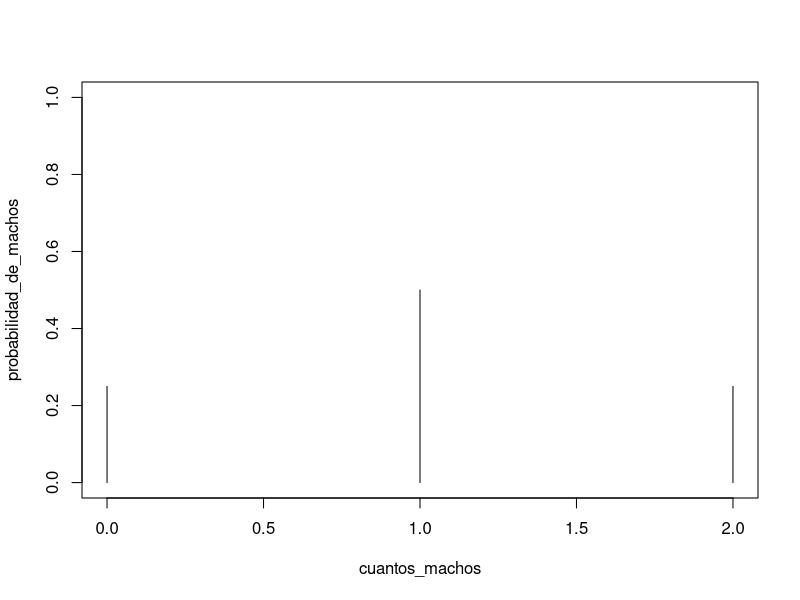
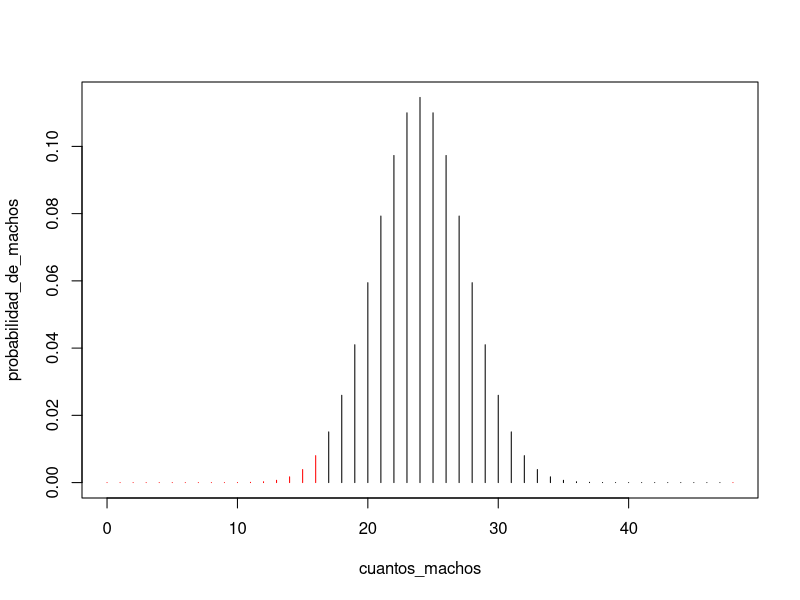
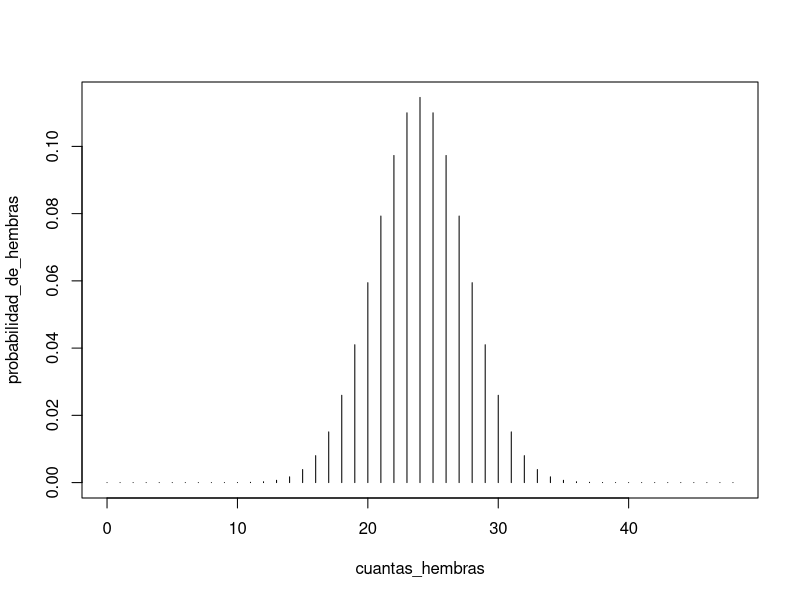
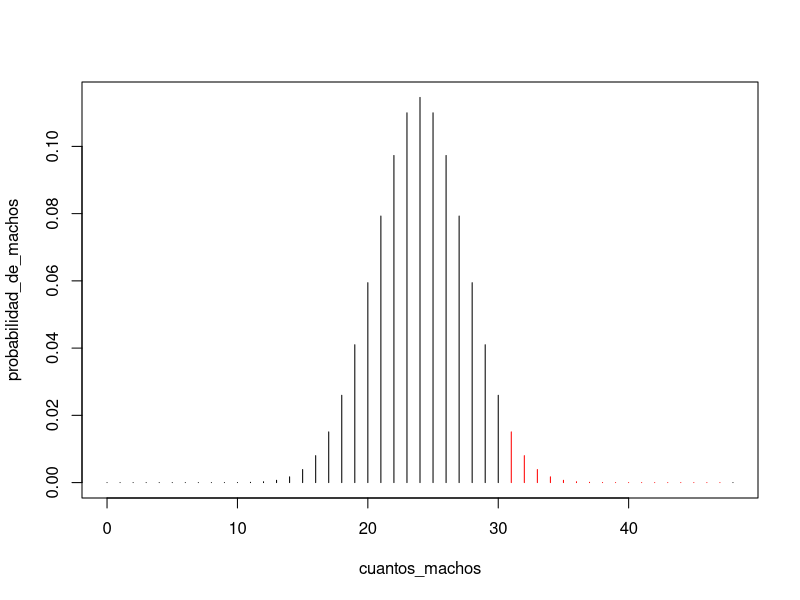
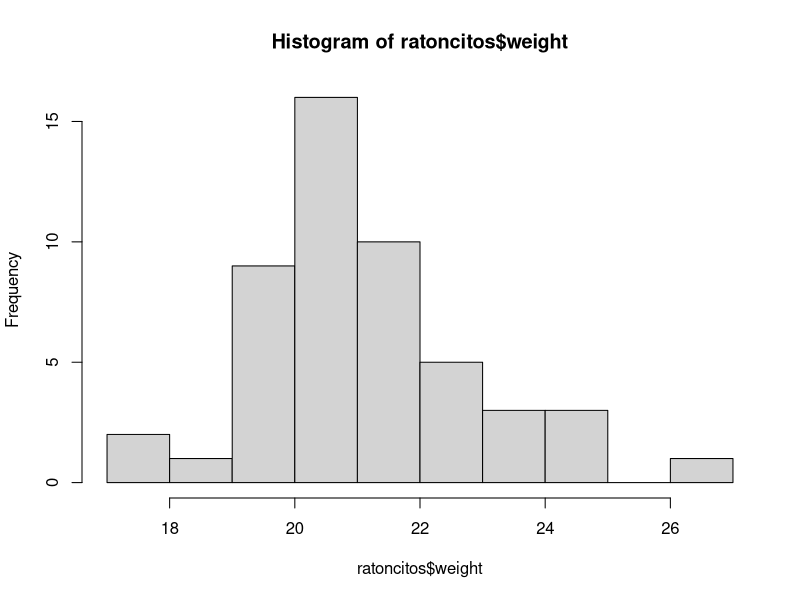
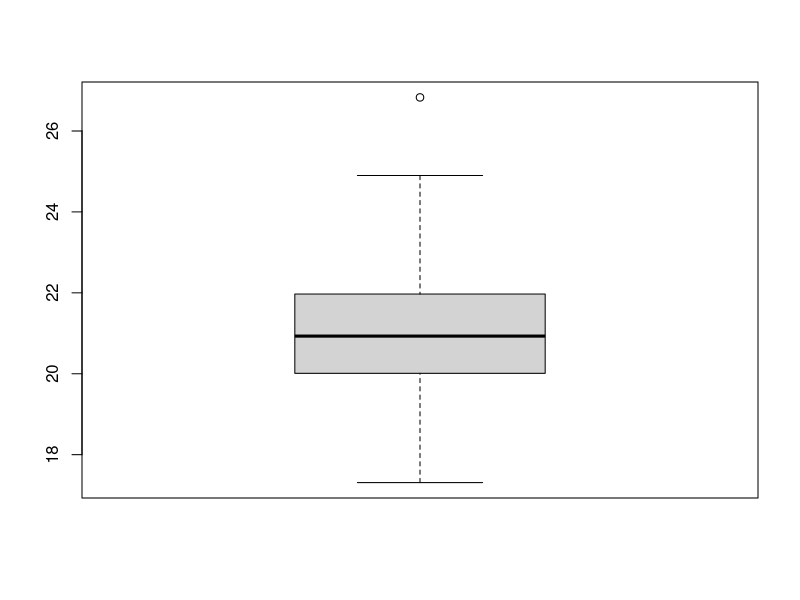

Reproduce these figures in R, in order. (Note: this script raises an error after producing the figures.)
#################################################################
#              Curso de análisis de datos con R
#                      Test de hipótesis
#################################################################
#Las gallinas son mas valiosas para las granjas que los gallos porque
#pueden poner huevos. Un laboratorio quiere probar tres drogas que supuestamente aumentan la probabilidad
#de que una gallina nazca gallina en lugar de gallo
#Aplica cada tipo de droga en tres grupos de 48 gallinas (una droga distinta por grupo) y obtiene los siguientes resultados:
#Droga 1: 25 H 23 M
#Droga 2: 47 H 1 M
#Droga 3: 31 H 17 M
#¿Qué dirían respecto a cada droga?
#------------------------------------
#¿cuál es la probabilidad de obtener el ultimo resultado si la droga no tuviera efecto, simplemente por azar?
#Para resolver esto, podemos empezar pensando que pasa con un solo huevo. Si la droga no tiene efecto, el huevo va a dar H o M con 50% de probabilidad cada uno.
#Para dos huevos, tenemos 4 opciones: H H, H M, M H, M M. Entonces, la probabilidad de dos H es 25%, de dos M es 25% y de una H y un M es 50%.
#Entonces, hacemos esto pero para 48 huevos.
#Si pensamos que lo que le pasa a cada gallina es independiente de lo que le pasa a la otra, simplemente tenemos que preguntarnos de cuantas
#formas posibles podemos obtener 17 M de 48 totales.
#Esta distribucion se conoce como binomial, y responde al resultado de un conjunto de preguntas dicotomicas independientes todas con la misma probabilidad. 

#R tiene una funcion que nos devuelve esta probabilidad
dbinom(x = 1, size = 1, prob = 0.5) #¿Que esperamos que de?

cuantos_machos         <- c(0, 1, 2)
probabilidad_de_machos <- dbinom(x = cuantos_machos, size = 2, prob = 0.5) #¿Que esperamos que de?
probabilidad_de_machos
plot(cuantos_machos, probabilidad_de_machos, type='h', ylim = c(0, 1))

#Veamos ahora para nuestra muestra particular
cuantos_machos         <- 0:48
probabilidad_de_machos <- dbinom(cuantos_machos, 48, prob = 0.5)
plot(cuantos_machos, probabilidad_de_machos, type='h', col = c(rep("red", 17),
                                                               rep("black", 31)))

#Si aceptamos 17 como evidencia, también hubieramos aceptado 16, 15, 14...0, entonces,
#calculemos la probabilidad de obtener 17 o menos "a mano".
sum(dbinom(0:17, 48, prob = 0.5))

#esta probabilidad de observar lo que observamos, suponiendo que no hay efecto (hipotesis nula) 
#es lo que se conoce como pvalue. En este caso, la hipotesis alternativa, que es la que nos interesa, 
#es que la droga hace que nazcan menos gallinas M que H.
#Como es "bastante" raro haber observado 17 M o menos, descartamos que no haya efecto (rechazamos la hipotesis nula).
#En general, en biología, se rechaza la hipotesis nula cuando el pvalue es menor a 0.05.

#Otra hipotesis que podriamos haber testeado es que haya mas H que las esperadas por azar
cuantas_hembras         <- 0:48
probabilidad_de_hembras <- dbinom(cuantas_hembras, 48, prob = 0.5)
plot(cuantas_hembras, probabilidad_de_hembras, type='h')
plot(cuantos_machos, probabilidad_de_machos, type='h', col = c(rep("black", 31),
                                                               rep("red", 17)))

#Si aceptamos 31 como evidencia, también hubieramos aceptado 32, 33, 34...48, entonces,
#calculemos la probabilidad de obtener 31 o mas "a mano".
sum(dbinom(31:48, 48, prob = 0.5)) 

#Otra hipotesis alternativa podria ser que la droga cambia la probabilidad de 0.5 de obtener F o M, pero sin
#indicar cual tiene mas probabilidad y cual menos (sin indicar la direccion del cambio).
#Entonces ademas de probar 17 o menos, deberiamos probar 31 o mas.
sum(dbinom(0:17, 48, prob = 0.5)) + sum(dbinom(31:48, 48, prob = 0.5))

#esto se conoce como test a dos colas, mientras que en el caso anterior, se conoce como test a una cola

#Veamos como hacer este test usando funciones de R en lugar de hacerlo a mano.
binom.test(17, 48, p = 0.5, "less") #tenemos menos chances que 50%

binom.test(17, 48, p = 0.5, "two.sided") #tenemos distinta chances que 50%

binom.test(31, 48, p = 0.5, alternative = "greater") #tenemos mas chances que 50%
#Veamos las salidas de estos tests.
#¿Que indica el pvalue?
#¿Que indica el intervalo de confianza?
#¿Que indica sample estimates: probability of success?


#Este test se llama "test exacto de bondad de ajuste" o "exact test of goodness-of-fit" y se usa cuando tenemos
#una variable nominal con dos niveles (por ejemplo F y M), pocas observaciones y un modelo teorico de lo que 
#esperamos que de.
#-------------------------------------------
#Si no podemos rechazar la hipotesis nula, eso significa que no hay efecto? o no necesariamente?
#Probemos con una muestra mas grande, de 96
#Droga 3: 62 F 34 M
binom.test(34, 96, p = 0.5, "two.sided") #a dos colas
#¿Qué podemos decir del pvalue y del intervalo de confianza comparado con la muestra de 48?


#Veamos otros tests que se suelen utilizar y como hacerlos.

#Mucho se habló de la publicación (o no publicación) de los resultados de la vacuna sputnik v.
#Finalmente, los resultados se publicaron el 2 de febrero en The Lancet, en
#Safety and efficacy of an rAd26 and rAd5 vector-based heterologous prime-boost COVID-19 vaccine: an interim analysis 
#of a randomised controlled phase 3 trial in Russia. Logunov et al.
#https://www.thelancet.com/journals/lancet/article/PIIS0140-6736(21)00234-8/fulltext
#En el texto nos cuentan que hicieron un ensayo doble ciego con 21977 adultos, de los cuales 16501 fueron vacunados con la sputnik y 5476 recibieron placebo.
#Luego de 21 días, de 14964 participantes vacunados, 16 contrajeron COVID-19, mientras que de 4902 del grupo placebo, 62 lo contrajeron.  
#Carguemos la tabla de pacientes
pacientes <- read.table(file = "sputnik.txt", sep = "\t", header = T)
head(pacientes)
View(pacientes)

#Contemos cuantos pacientes fueron tratados
table(pacientes$tratado)

#Contemos cuantos pacientes se infectaron
table(pacientes$infectado)

#Veamos como es la relacion entre ambas, llamada tabla de contingencia:
table(pacientes$tratado, pacientes$infectado)

#Podemos utilizar un test de chi cuadrado para ver si son independientes la infección y la vacuna. El test
#de chi cuadrado requiere que todos los valores esperados en la tabla de contingencia sean mayores a 5.
#R nos va a avisar si no se cumple la condición. En ese caso, podemos usar el test exacto de fisher fisher.test()
#H0: Las dos variables son independientes
#H1: Las dos variables no son independientes

chisq.test(pacientes$tratado, pacientes$infectado, correct=FALSE)
#Descartamos que sea independiente la infección de la vacuna.


#Se quiere probar una droga que supuestamente incrementa el peso corporal en mamiferos.
#Para ello se inyecto a 50 ratoncitos mus musculus la droga y se los peso luego de dos semanas.
#El peso promedio de un ratoncito es de 19 g.
#Cargamos los datos
ratoncitos <- read.csv("ratoncitos1.csv")
View(ratoncitos)
#Graficamos histograma, boxplot y calculamos medidas
hist(ratoncitos$weight)
boxplot(ratoncitos$weight)
mean(ratoncitos$weight)
sd(ratoncitos$weight)

#La media es diferente a 19 g, pero sera significativamente diferente?
#Usamos el t-test. Este test nos permite comparar la media de nuestra muestra con la media esperada.
#Para usarlo, tenemos que tener una muestra grande (> 30) o tener una muestra con distribucion normal.
#Tenemos una muestra grande, lo usamos.
#H0: La media muestral de los pesos es 19 g
#H1: La media muestral de los pesos es mayor a 19 g
t.test(ratoncitos$weight, alternative = "greater", mu = 19)

#Queremos estudiar el efecto de dos tratamientos en el crecimiento de una planta. Para ello contamos con plantas a las que se las trató con un placebo, plantas
#tratadas con la droga1 y plantas tratadas con la droga 2. ¿Cómo podemos saber si el tratamiento 1 o el tratamiento 2 fue efectivo?
#Usemos un t Test de dos muestras independientes para comparar el control con tratamiento 1 y el control con tratamiento 2. Además de ser normales e independientes,
#la varianza de los dos grupos tiene que ser la misma.

#Cargamos los datos
plantas <- datasets::PlantGrowth
View(plantas)
#Veamos como se distribuyen las plantas dentro de cada grupo
boxplot(weight ~ group)#, data = plantas)

#Para testear que las dos varianzas sean iguales (homogeneidad de varianzas) podemos usar el test de bartlett.
#H0: Los datos tienen igual varianza
#H1: Los datos no tienen igual varianza
bartlett.test(list(plantas$weight[plantas$group == "ctrl"], plantas$weight[plantas$group == "trt1"]))
bartlett.test(list(plantas$weight[plantas$group == "ctrl"], plantas$weight[plantas$group == "trt2"]))

#Para testear que cada variable sea normal
hist(plantas$weight[plantas$group == "ctrl"], breaks=15)
shapiro.test(plantas$weight[plantas$group == "ctrl"])
shapiro.test(plantas$weight[plantas$group == "trt1"])
shapiro.test(plantas$weight[plantas$group == "trt2"])

#Ahora si, podemos usar el t test de dos muestras
#H0: las medias de los dos grupos son iguales
#H1: las medias de los dos grupos son distintas

t.test(plantas$weight[plantas$group == "ctrl"], plantas$weight[plantas$group == "trt1"], var.equal = TRUE)
t.test(plantas$weight[plantas$group == "ctrl"], plantas$weight[plantas$group == "trt2"], var.equal = TRUE)

#¿Qué pasa si nuestros datos no cumplen homogeneidad de varianza?
#Veamos los datos de iris
View(iris)

#Comparamos setosa con versicolor en el largo del sépalo
shapiro.test(iris$Sepal.Length[iris$Species == "setosa"])
shapiro.test(iris$Sepal.Length[iris$Species == "versicolor"])

#Veamos si cumplen homogeneidad de varianza
bartlett.test(list(iris$Sepal.Length[iris$Species == "setosa"], iris$Sepal.Length[iris$Species == "versicolor"]))

#Ups! Qué podemos hacer? Usar el test de welch, que testea lo mismo que un t-test pero soporta varianzas distintas
t.test(iris$Sepal.Length[iris$Species == "setosa"], iris$Sepal.Length[iris$Species == "versicolor"], var.equal = F)

#Veamos un ejemplo con muchos valores de categorias.
#Cargamos el archivo de tamanios (Aam) de mejillones en distintos lugares (Location)
mejillones <- read.csv(file = "mejillones.csv")
View(mejillones)
table(mejillones$Location)

#Usamos anova para comparar la media de los distintos grupos. Necesita normalidad e igualdad de varianzas.
boxplot(Aam ~ Location, mejillones)
shapiro.test(mejillones$Aam[mejillones$Location == "Magadan"])
shapiro.test(mejillones$Aam[mejillones$Location == "Newport"])
shapiro.test(mejillones$Aam[mejillones$Location == "Petersburg"])
shapiro.test(mejillones$Aam[mejillones$Location == "Tillamook"])
shapiro.test(mejillones$Aam[mejillones$Location == "Tvarminne"])

#Descartamos Magadan y Tvarminne porque no son normales
mejillones <- mejillones[mejillones$Location != "Magadan", ]
mejillones <- mejillones[mejillones$Location != "Tvarminne", ]
table(mejillones$Location)

#Veamos las varianzas de esas localidades
var(mejillones$Aam[mejillones$Location == "Newport"])
var(mejillones$Aam[mejillones$Location == "Petersburg"])
var(mejillones$Aam[mejillones$Location == "Tillamook"])

#Son practicamente iguales, podemos usar anova
summary(aov(Aam ~ Location, mejillones))

#Hay muchisimos tests para muchisimos casos distintos, les recomendamos fuertemente que lean
#McDonald J. (2014). HANDBOOK OF BIOLOGICAL STATISTICS, SPARKY HOUSE PUBLISHING. (http://www.biostathandbook.com/HandbookBioStatThird.pdf)
#Esta online y es gratuito, junto con como realizar los distintos tests en r
#Mangiafico S. (2015), AN R COMPANION FOR THE HANDBOOK OF BIOLOGICAL STATISTICS, New Brunswick, Rutgers University (http://rcompanion.org/documents/RCompanionBioStatistics.pdf)



